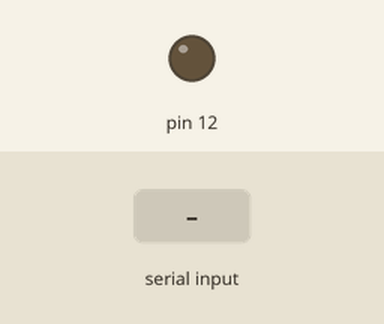
The sketch below on a simulated Arduino Uno, built with avr-gcc and run on an emulated ATmega328P. Parts: output pins drawn as LEDs (lit = HIGH). The inputs (shaded band) are chosen by the test bench.

Above: at 1.2 s.
1.3 s: "startLine" received over Serial
At 2.6 s:
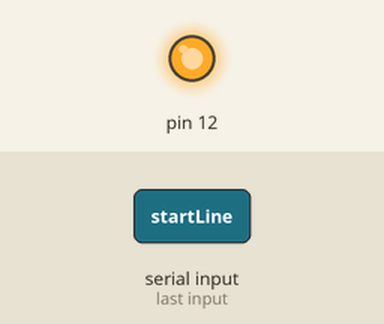
3.8 s: "1" received over Serial
At 5.6 s:
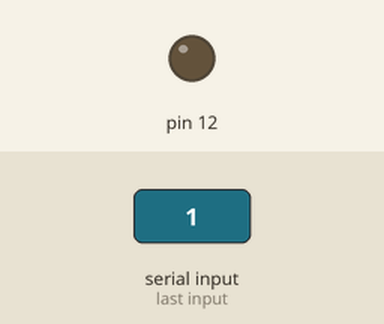
Timing chart, 0 to 7.1 s (numbered marks = the images above; inputs shaded):
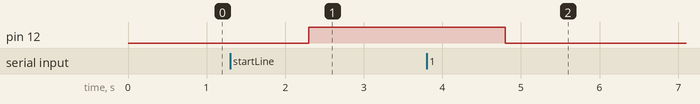

The sketch:

serialTest.ino
```cpp
String input;
void setup() {
  pinMode(12, OUTPUT);
  digitalWrite(12, LOW);
  Serial.begin(115200);
}

void loop() {
  if (Serial.available()) {

    input = Serial.readString();
    input.trim();
    if (input == "startLine") {
      digitalWrite(12, HIGH);
    }
    else {
      digitalWrite(12, LOW);
    }
  }
}
```

Measured:
- after the input at 1.3 s, pin 12: LOW → HIGH after 1.0 s
- after the input at 3.8 s, pin 12: HIGH → LOW after 1.0 s
